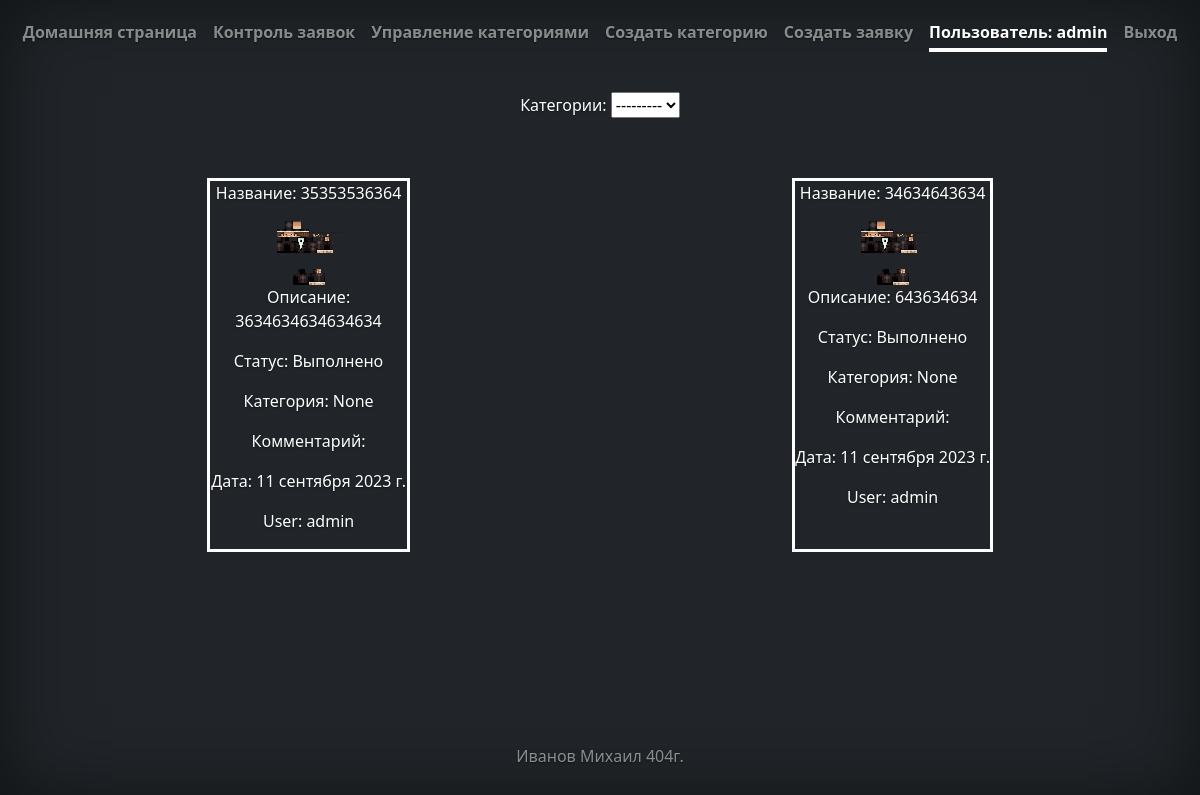
The page /catalog/personal-area/ (signed in) on the database its author committed.
### catalog/models.py (models this page shows, shortened)
class Design(models.Model):
    id = models.AutoField(primary_key=True, unique=True, verbose_name='id')
    name = models.CharField(max_length=30, unique=True, help_text='название',
                            verbose_name='Название',
                            error_messages={'unique': "Такая заявка уже существует!"})
    info = models.CharField(max_length=50, help_text='Введите описание', verbose_name='Описание',
                            null=True)
    image = models.ImageField(upload_to='images/',  verbose_name='Изображение', null=False,
                              blank=False)
    date = models.DateField(default=datetime.today(), null=True, verbose_name='Дата')
    user = models.ForeignKey(User, on_delete=models.CASCADE, verbose_name='Пользователь',
                             null=True, blank=True,
                             to_field='id')
    comment = models.TextField(max_length=400, verbose_name='Комментарий', null=False, blank=False)
    category = models.ForeignKey(Category, on_delete=models.CASCADE, null=True, blank=True,
                                 verbose_name='Категории')
    NEW = 'new'
    LOAD = 'load'
    READY = 'ready'
    LOAN_STATUS = (
        (NEW, 'Новая'),
        (LOAD, 'Принято в работу'),
        (READY, 'Выполнено'),
    )
    status = models.CharField(max_length=30, choices=LOAN_STATUS, default='new', help_text='Статус',
                              verbose_name='Статус')
    class Meta:
        verbose_name = 'Заявку'
        verbose_name_plural = 'Заявки'

### catalog/views.py (the view)
# urls.py: path('personal-area/', views.my_post, name='personal_area'),
@login_required
def my_post(request):
    f = CategoryFilters(request.GET, queryset=Design.objects.filter(user=request.user))
    return render(request, 'catalog/personal_area.html', {'filter': f})

### catalog/models.py (called while the page is built)
    def __str__(self):
        return self.name

### catalog/templates/catalog/personal_area.html (shortened to what this page needs)
<!doctype html>
<html lang="en" class="h-100">
<head>
<link href="https://cdn.jsdelivr.net/npm/bootstrap@5.0.2/dist/css/bootstrap.min.css" rel="stylesheet">
{% load static %}
<link rel="stylesheet" href="{% static 'catalog/area.css' %}">
</head>
<body class="d-flex h-100 text-center text-bg-dark">
  <div class="d-flex w-100 h-100 p-3 mx-auto flex-column">
    <header>
      <nav class="nav nav-masthead justify-content-center">
        <a class="nav-link fw-bold py-1 px-0" aria-current="page" href="{% url 'index' %}">Домашняя страница</a>
        {% if user.is_authenticated %}
          {%if user.is_staff %}
            <a class="nav-link fw-bold py-1 px-0" href="{% url 'post_control' %}">Контроль заявок</a>
            <a class="nav-link fw-bold py-1 px-0" href="{% url 'category_control' %}">Управление
                категориями</a>
            <a class="nav-link fw-bold py-1 px-0" href="{% url 'add_category' %}">Создать
                категорию</a>
          {%endif%}
          <a class="nav-link fw-bold py-1 px-0" href="{% url 'add_post' %}">Создать заявку</a>
          <a class="nav-link fw-bold py-1 px-0 active" href="{% url 'personal_area' %}">Пользователь: {{ user.get_username }}</a>
          <a class="nav-link fw-bold py-1 px-0" href="{% url 'logout'%}?next={{request.path}}">Выход</a>
          {%else%}
          <a class="nav-link fw-bold py-1 px-0" href="{% url 'login'%}?next={{request.path}}">авторизация</a>
          <a class="nav-link fw-bold py-1 px-0" href="{% url 'register' %}?next={{request.path}}">Регистрация</a>
          {%endif%}
      </nav>
  </header>
    <div class="text-center" style="margin-top:40px; margin-bottom:40px">
      <form method="get" id="filter">
        {{ filter.form.as_p }}
      </form>
    </div>
    <div class="main">
    {% for design in filter.qs %}
      <div class="design">
          <p>Название: {{ design.name }}</p>
          <img src="{{ design.image.url}}" alt="connect" style="max-height:150px">
           <p class="text">Описание: {{ design.info }}</p>
          <p>Cтатус: {{ design.get_status_display }}</p>
          <p>Категория: {{ design.category}}</p>
          <p>Комментарий: {{ design.comment }}</p>
          <p>Дата: {{ design.date }} </p>
          <p>User: {{ design.user }} </p>
        </div>
    {% endfor %}
    </div>
    <footer class="mt-auto text-white-50">
      <p>Иванов Михаил 404г</a>.</p>
    </footer>
  </div>
</body>
</html>

### catalog/static/catalog/area.css (style rules this page uses)
img { max-width:100%; height:auto; }
body { text-shadow: 0 .05rem .1rem rgba(0, 0, 0, .5); box-shadow: inset 0 0 5rem rgba(0, 0, 0, .5); background-color: RGBA(33,37,41,var(--bs-bg-opacity,1))!important; }
.nav-masthead .nav-link { color: rgba(255, 255, 255, .5); border-bottom: .25rem solid transparent; }
.nav-masthead .nav-link + .nav-link { margin-left: 1rem; }
.nav-masthead .active { color: #fff; border-bottom-color: #fff; }
.text-bg-dark { color: #fff!important; background-color: RGBA(33,37,41,var(--bs-bg-opacity,1))!important; }
.main { display: flex; flex-wrap: wrap; justify-content: space-around; }
.text { overflow: hidden; text-overflow: ellipsis; }
.design { margin: 4px; list-style-type: none; max-width: 203px ;overflow: hidden; text-overflow: ellipsis; border: solid white; }

### rows shown on the page
Design: name "35353536364", image (picture), info "3634634634634634", status "Выполнено", category "None", date "11 сентября 2023 г.", user "admin"
Design: name "34634643634", image (picture), info "643634634", status "Выполнено", category "None", date "11 сентября 2023 г.", user "admin"

### other values the page prints
{{ user.get_username }} "admin"
